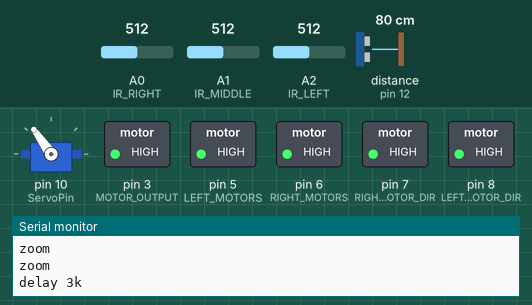
Recording of a sketch running on a simulated Arduino Uno, built with avr-gcc and run on an emulated ATmega328P. Shown: servo, switched loads named in the sketch (green lamp = pin HIGH), the last lines printed to the serial monitor. The test bench sets the inputs (shaded band); at power-on: distance to the obstacle (sensor on pin 12) 80 cm, A0 (IR_RIGHT) = 512, A1 (IR_MIDDLE) = 512, A2 (IR_LEFT) = 512. The echo pulse lasts 58.3 µs per cm.

Above: at 1.2 s.
1.3 s: distance to the obstacle (sensor on pin 12) set to 2 cm
At 1.8 s:
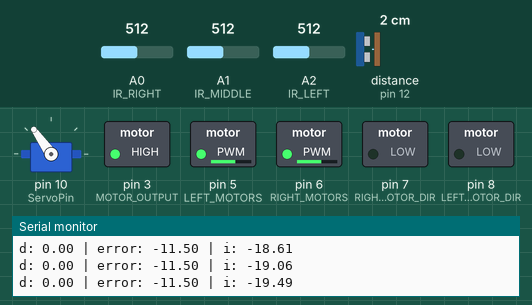
2.8 s: distance to the obstacle (sensor on pin 12) set to 18 cm
At 3.4 s:
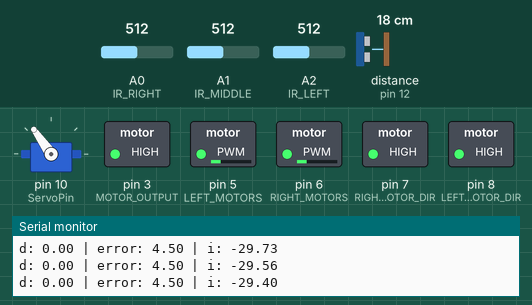
4.3 s: distance to the obstacle (sensor on pin 12) set to 4 cm
At 5.5 s:
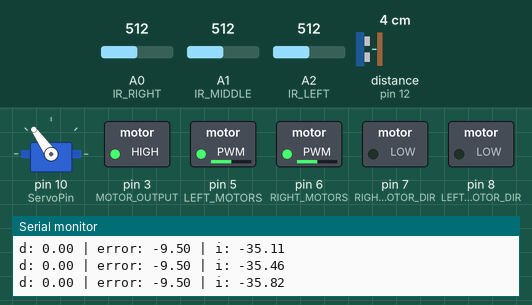
5.8 s: distance to the obstacle (sensor on pin 12) set to 9 cm
At 6.7 s:
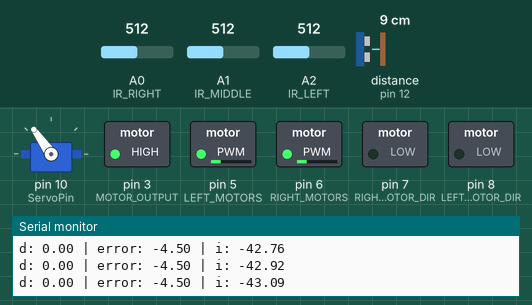
7.3 s: distance to the obstacle (sensor on pin 12) set to 35 cm
At 8.1 s:
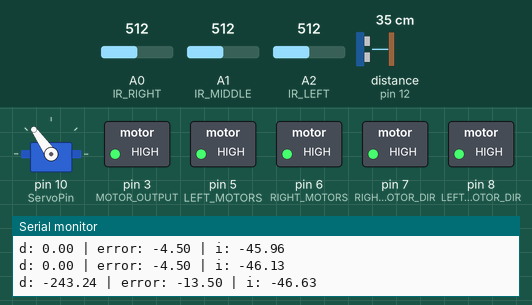
Timing chart, 0 to 9.8 s (numbered marks = the images above; inputs shaded):
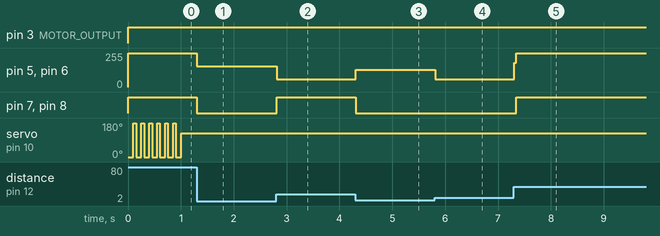

The sketch:

10_1_First_Demo_FirstPlace.ino
```cpp
/*
  24-101: Introduction to Mechanical Engineering
  Course Instructor for Labs: Assoc. Prof. of the Practice Haidar

  Starter Code for Counting Lines with Mobot
*/

#include <NewPing.h>
#include <Servo.h>

const int numLine = 7;
const int distVal = 14;
// Define all of the pins used.  These are NOT up to us, but rather what Elegoo decided.  Don't change.
// If your car doesn't function properly  with these pins, please double check your pin connections.
const int LEFT_MOTORS = 5; // pin that controls the speed of the 2 left side motors - PWM pin
const int RIGHT_MOTORS = 6; // pin that controls the speed of the 2 right side motors - PWM pin
const int LEFT_MOTOR_DIR = 8; // pin that controls the polarity, or direction, of the 2 left side motors (HIGH = forward, LOW = backward)
const int RIGHT_MOTOR_DIR = 7; // pin that controls the polarity, or direction, of the 2 right side motors (HIGH = forward, LOW = backward)
const int MOTOR_OUTPUT = 3; // controls whether the motors are allowed to run or not

const int ServoPin = 10;
const int TriggerPin = 13;
const int EchoPin = 12;

NewPing sonar (TriggerPin, EchoPin, 30);
Servo servo;

// IR Detector Pins
const int IR_RIGHT = A0;
const int IR_MIDDLE = A1;
const int IR_LEFT = A2;

unsigned long lastt = 0;
float tnot = 0;
float i_last = 0;
float i_max = 50;
float dx_last = 0;

// Threshold values for IR detection
// Feel free to change these values if you find a better range to work with, this can be achieved by writing a separate code that only prints: Left_IR_value, Middle_IR_value, Right_IR_value
// FYI room lighting may necessitate these number to change, since the sensors will collect a different baseline in bright sunlight compared to indoor lighting at night
const int THRESHOLD_ABOVE_IS_BLACK = 450; //below this number will register as white
const int THRESHOLD_ABOVE_IS_NOISE = 850; //above this number is discarded as noise

// The number of lines your car should detect. This value should be set at the beginning (constant) and not be changed later in the code.
const int LINES_TO_COUNT = 2;

// TO-DO: Make a global counter to represent the number of counted lines (this integer is not constant)

int blacklineCount = 0;

// TO-DO: forward function -> sets MOTOR_OUTPUT to HIGH, sets both MOTOR_DIR to HIGH, and sets both MOTORS to an int speed
// If the mobot drives super slow, then the speed value is being regsitered as HIGH istead of a number between LOW and HIGH
// If the mobot drives super fast, then the speed value is being regsitered as LOW istead of a number between LOW and HIGH
void forward(int speed){
  // FYI speed was just defined here as an integer, so don't define it again
  // Inputs: An integer representing the speed of the motors, this is a variable now but in the voide loop you'll input a reasonable value
  // Outputs: None
  digitalWrite(MOTOR_OUTPUT, HIGH);
  digitalWrite(LEFT_MOTOR_DIR, HIGH);
  digitalWrite(RIGHT_MOTOR_DIR, HIGH);
  analogWrite(LEFT_MOTORS, speed);
  analogWrite(RIGHT_MOTORS, speed);
}

void backward(int speed){
  // FYI speed was just defined here as an integer, so don't define it again
  // Inputs: An integer representing the speed of the motors, this is a variable now but in the voide loop you'll input a reasonable value
  // Outputs: None
  digitalWrite(MOTOR_OUTPUT, HIGH);
  digitalWrite(LEFT_MOTOR_DIR, LOW);
  digitalWrite(RIGHT_MOTOR_DIR, LOW);
  analogWrite(LEFT_MOTORS, speed);
  analogWrite(RIGHT_MOTORS, speed);
}


// TO-DO: off function -> sets MOTOR_OUTPUT to LOW
void off (){
  digitalWrite(MOTOR_OUTPUT, LOW);
  digitalWrite(LEFT_MOTOR_DIR, LOW);
  digitalWrite(RIGHT_MOTOR_DIR, LOW);
}

void setup() {
  // put your setup code here, to run once:

  // TO-DO: At least 6 calls to pinMode to set up the appropriate INPUTS and OUTPUTS
  pinMode(LEFT_MOTORS, OUTPUT);
  pinMode(RIGHT_MOTORS, OUTPUT);
  pinMode(LEFT_MOTOR_DIR, OUTPUT);
  pinMode(RIGHT_MOTOR_DIR, OUTPUT);
  pinMode(MOTOR_OUTPUT, OUTPUT);
  pinMode(IR_RIGHT, INPUT);
  pinMode(IR_MIDDLE, INPUT);
  pinMode(IR_LEFT, INPUT);

  servo.attach(ServoPin);
  servo.write(180);
  // The line below is important for debugging
  Serial.begin(9600);

  lastt = millis();
}


void loop() {
  // put your main code here, to run repeatedly from top to bottomn:
  // TO-DO: call function forward with an appropriate input value for speed, start with value 50 (must be 0-255)
  forward(255);
  // TO-DO: Establish a boolean or integer variable to keep track of whether a black line has just been driven past

  float cm = sonar.ping_cm();
  Serial.println(cm);
  int leftReadIR = analogRead(IR_LEFT);
  int middleReadIR = analogRead(IR_MIDDLE);
  int rightReadIR = analogRead(IR_RIGHT);
  // TO-DO: collect an initial IR reading, and print it so that you can compare that value to the thresholds set at the beginning, it's OK to use all 3 or just 1 IR sensor
            // Example that allows a single value to print in the Serial Monitor: middle IR value ###
            // Example that allows all three values to print in the Serial Monitor: ###, ###, ###
  int trueIR = (leftReadIR + rightReadIR + middleReadIR)/3;

  // TO-DO: use a While loop - the IR reading is within the appropriate range for black line, pull in a new IR value, check statement again, stay in while loop as long as mobot is still above black line and eject from loop when mobot has driven past black line
    while (trueIR > THRESHOLD_ABOVE_IS_BLACK && trueIR < THRESHOLD_ABOVE_IS_NOISE){
      blacklineCount = blacklineCount +1;
      servo.write(0);
      delay(100);
      Serial.println("zoom");
      servo.write(240);
      if (blacklineCount == numLine){
        servo.write(125);
        off();
        delay(1);
        Serial.println("delay 3k");
        forward(55);
        float dx = sonar.ping_cm();
        while(true){
          while(dx == 0){
            forward(255);
            dx = sonar.ping_cm();
          }
          unsigned long t = millis();

          dx = sonar.ping_cm();
          float dt = (t - lastt)/1000.0;

          lastt = t;

          float i_raw = i_last + ((dx-(float(distVal)-0.5)) * dt);
          float i_current = constrain(i_raw, -i_max, i_max);

          float d_val = 0;

          if (dt>0){
          d_val = (dx - dx_last)/dt;
          }

          float kP = 13.5;
          float kD = 0.0;
          float kI = 0.0;

          float output = kP*(dx - (float(distVal)-0.5)) + kI * i_current + kD * d_val;

          if (output >= 0){
            forward(output);
          }
          else{
            backward(-1*output);
          }
          Serial.println("d: " + String(d_val) + " | error: " + String(dx-(float(distVal)-0.5)) + " | i: " + String(i_current));

          i_last = i_current;
          dx_last = dx;
        }
        off();

     }
      delay(50);
      Serial.print(blacklineCount + " chud");
      leftReadIR = analogRead(IR_LEFT);
      middleReadIR = analogRead(IR_MIDDLE);
      rightReadIR = analogRead(IR_RIGHT);
      trueIR = (leftReadIR + rightReadIR + middleReadIR)/3;
    }
}


  // TO-DO: use an if statement - the black line was passed so update the line counter appropriately, and make sure the tracker for above black line is false (here or at top of the void loop)

  // TO-DO: If your counter is at least the number of LINES_TO_COUNT, use function off to stop the motors, and add a reason to stay here instead of restarting the motors with forward function at the top of the void loop
```

Measured:
- after the input at 1.3 s, pin 5 (LEFT_MOTORS), pin 6 (RIGHT_MOTORS): 255/255 → 155/255 at once; pin 7 (RIGHT_MOTOR_DIR), pin 8 (LEFT_MOTOR_DIR): HIGH → LOW at once
- after the input at 2.8 s, pin 5 (LEFT_MOTORS), pin 6 (RIGHT_MOTORS): 155/255 → 60/255 at once; pin 7 (RIGHT_MOTOR_DIR), pin 8 (LEFT_MOTOR_DIR): LOW → HIGH at once
- after the input at 4.3 s, pin 5 (LEFT_MOTORS), pin 6 (RIGHT_MOTORS): 60/255 → 128/255 at once; pin 7 (RIGHT_MOTOR_DIR), pin 8 (LEFT_MOTOR_DIR): HIGH → LOW at once
- after the input at 5.8 s, pin 5 (LEFT_MOTORS), pin 6 (RIGHT_MOTORS): 128/255 → 60/255 at once
- after the input at 7.3 s, pin 5 (LEFT_MOTORS), pin 6 (RIGHT_MOTORS): 60/255 → 255/255 at once; pin 7 (RIGHT_MOTOR_DIR), pin 8 (LEFT_MOTOR_DIR): LOW → HIGH after 0.05 s
- by itself, servo on pin 10 (ServoPin): repeats every 0.15 s: 0° 0.10 s, 180° 0.05 s
